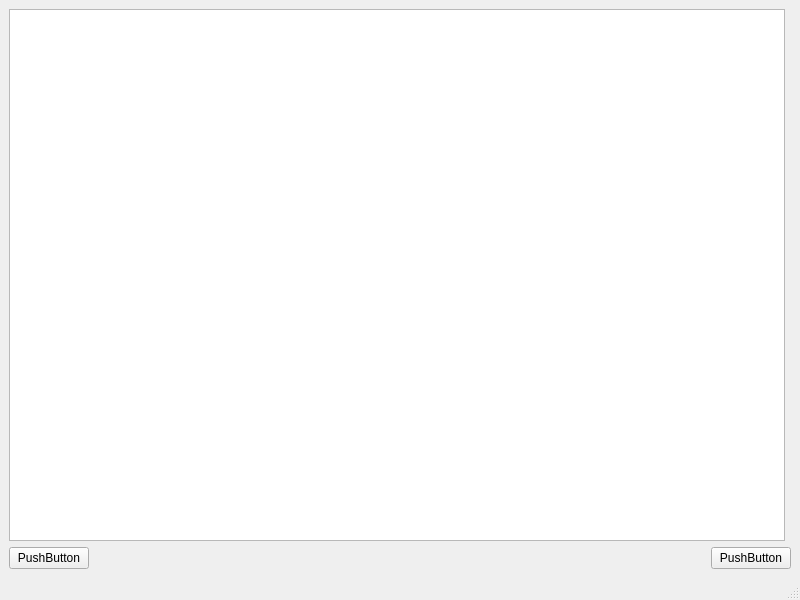
<?xml version="1.0" encoding="UTF-8"?>
<ui version="4.0">
 <class>MainWindow</class>
 <widget class="QMainWindow" name="MainWindow">
  <property name="geometry">
   <rect>
    <x>0</x>
    <y>0</y>
    <width>800</width>
    <height>600</height>
   </rect>
  </property>
  <property name="windowTitle">
   <string>MainWindow</string>
  </property>
  <widget class="QWidget" name="centralwidget">
   <layout class="QVBoxLayout" name="verticalLayout">
    <item>
     <layout class="QHBoxLayout" name="horizontalLayout">
      <item>
       <widget class="QTreeView" name="treeView"/>
      </item>
      <item>
       <widget class="QWidget" name="widget" native="true"/>
      </item>
     </layout>
    </item>
    <item>
     <layout class="QHBoxLayout" name="horizontalLayout_2">
      <item>
       <widget class="QPushButton" name="pushButton">
        <property name="text">
         <string>PushButton</string>
        </property>
       </widget>
      </item>
      <item>
       <spacer name="horizontalSpacer">
        <property name="orientation">
         <enum>Qt::Orientation::Horizontal</enum>
        </property>
        <property name="sizeHint" stdset="0">
         <size>
          <width>40</width>
          <height>20</height>
         </size>
        </property>
       </spacer>
      </item>
      <item>
       <widget class="QPushButton" name="pushButton_2">
        <property name="text">
         <string>PushButton</string>
        </property>
       </widget>
      </item>
     </layout>
    </item>
   </layout>
  </widget>
  <widget class="QMenuBar" name="menubar">
   <property name="geometry">
    <rect>
     <x>0</x>
     <y>0</y>
     <width>800</width>
     <height>17</height>
    </rect>
   </property>
  </widget>
  <widget class="QStatusBar" name="statusbar"/>
 </widget>
 <resources/>
 <connections/>
</ui>
